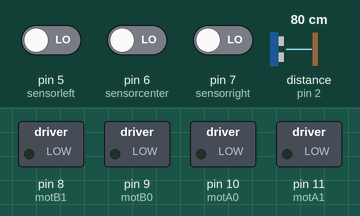
Recording of a sketch running on a simulated Arduino Uno, built with avr-gcc and run on an emulated ATmega328P. Parts: switched loads named in the sketch (green lamp = pin HIGH). The test bench sets the inputs (shaded band); at power-on: pin 5 (sensorleft) LOW, distance to the obstacle (sensor on pin 2) 80 cm, pin 7 (sensorright) LOW, pin 6 (sensorcenter) LOW. The echo pulse lasts 58.3 µs per cm; pins used as bus, display or sensor lines are not drawn.

Above: at 1.2 s.
1.3 s: pin 5 (sensorleft) driven HIGH
At 1.6 s:
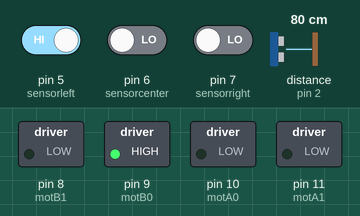
2.8 s: distance to the obstacle (sensor on pin 2) set to 19 cm
4.3 s: distance to the obstacle (sensor on pin 2) set to 15 cm
At 6.6 s:
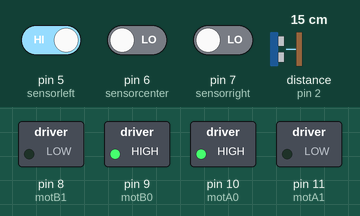
7.3 s: pin 5 (sensorleft) driven LOW
At 7.66 s:
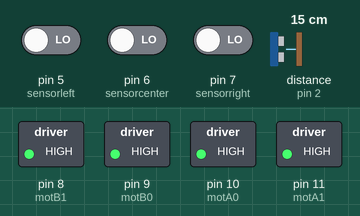
9.0 s: pin 7 (sensorright) driven HIGH
At 9.4 s:
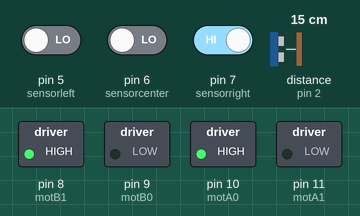
12.0 s: pin 7 (sensorright) driven LOW
At 13.9 s:
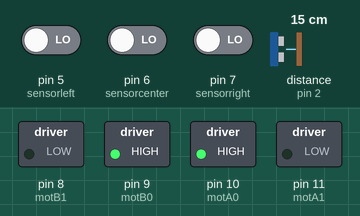
Timing chart, 0 to 14.7 s (numbered marks = the images above; inputs shaded):
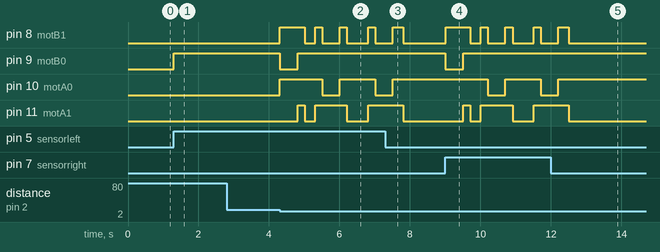

The sketch:

SeguidorLineaEvasor4WD.ino
```cpp
//Evasor de Obstaculos sencillo
int motA0=10; // Pines para control de motores
int motA1=11;
int motB0=9;
int motB1=8;

int sensorleft = 5;
int sensorcenter = 6;
int sensorright = 7;

int echo=2;//Sensor de obstaculos
int triger=3;

int l1 = 1;
int l2 = 1;
int l3 = 1;

int f1 = 0;
int f2 = 0;
int f3 = 0;
int vel = 100;

void setup() {
 pinMode(motA0, OUTPUT);
 pinMode(motA1, OUTPUT);
 pinMode(motB0, OUTPUT);
 pinMode(motB1, OUTPUT);

 digitalWrite(motA0, LOW);
 digitalWrite(motA1, LOW);
 digitalWrite(motB0, LOW);
 digitalWrite(motB1, LOW);

 pinMode(sensorleft, INPUT);
 pinMode(sensorcenter, INPUT);
 pinMode(sensorright, INPUT);

 pinMode(echo,INPUT);
 pinMode(triger,OUTPUT);
}

void loop(){
  //Linea Blanca

  l1 = digitalRead(sensorleft);
  l2 = digitalRead(sensorcenter);
  l3 = digitalRead(sensorright);

  /////////////////
  if (l1 == 1 && l2 == 1 && l3 == 1) //Feedback cuando todos los sensores estan en negro
  {
    l1 = f1;
    l2 = f2;
    l3 = f3;
  }
  /////////////////
  else if(l1==1 && l2==1 && l3==0)
  {
    derechacerrada();
    if(distancia() <= 15){
      izquierdacerrada();
      delay(500);
      alto();
      delay(200);
      adelante();
      delay(300);
      alto();
      delay(200);
      derechacerrada();
      delay(500);
      alto();
      delay(200);
      adelante();
      delay(600);
      alto();
      delay(200);
      derechacerrada();
      delay(500);
      alto();
      delay(300);
      adelante();
      if(l1==0 && l2==0 && l3==0){
        adelante();
        delay(200);
        izquierdacerrada();
      }
    }
  }
  else if(l1==1 && l2==0 && l3==0)
  {
    derecha();
    if(distancia() <= 15){
      izquierdacerrada();
      delay(500);
      alto();
      delay(200);
      adelante();
      delay(300);
      alto();
      delay(200);
      derechacerrada();
      delay(500);
      alto();
      delay(200);
      adelante();
      delay(600);
      alto();
      delay(200);
      derechacerrada();
      delay(500);
      alto();
      delay(300);
      adelante();
      if(l1==0 && l2==0 && l3==0){
        adelante();
        delay(200);
        izquierdacerrada();
      }
    }
  }
  else if(l1==0 && l2==1 && l3==1)
  {
    izquierdacerrada();
    if(distancia() <= 15){
      izquierdacerrada();
      delay(500);
      alto();
      delay(200);
      adelante();
      delay(300);
      alto();
      delay(200);
      derechacerrada();
      delay(500);
      alto();
      delay(200);
      adelante();
      delay(600);
      alto();
      delay(200);
      derechacerrada();
      delay(500);
      alto();
      delay(300);
      adelante();
      if(l1==0 && l2==0 && l3==0){
        adelante();
        delay(200);
        izquierdacerrada();
      }
    }
  }
  else if(l1==0 && l2==0 && l3==1)
  {
    izquierda();
    if(distancia() <= 15){
      izquierdacerrada();
      delay(500);
      alto();
      delay(200);
      adelante();
      delay(300);
      alto();
      delay(200);
      derechacerrada();
      delay(500);
      alto();
      delay(200);
      adelante();
      delay(600);
      alto();
      delay(200);
      derechacerrada();
      delay(500);
      alto();
      delay(300);
      adelante();
      if(l1==0 && l2==0 && l3==0){
        adelante();
        delay(200);
        izquierdacerrada();
      }
    }
  }
  else if(l1==1 && l2==0 && l3==1)
  {
    adelante();
    if(distancia() <= 15){
      izquierdacerrada();
      delay(500);
      alto();
      delay(200);
      adelante();
      delay(300);
      alto();
      delay(200);
      derechacerrada();
      delay(500);
      alto();
      delay(200);
      adelante();
      delay(600);
      alto();
      delay(200);
      derechacerrada();
      delay(500);
      alto();
      delay(300);
      adelante();
      if(l1==0 && l2==0 && l3==0){
        adelante();
        delay(200);
        izquierdacerrada();
      }
    }
  }
  ///////////////////////////////////////////////////////////////////
  f1 = l1;
  f2 = l2;
  f3 = l3;      //memory variables
  ////////////////////////////////////////////////////////////////////

}

void adelante()
{
  digitalWrite(motA0, HIGH);
  digitalWrite(motA1, LOW);
  digitalWrite(motB0, HIGH);
  digitalWrite(motB1, LOW);
}

void atras()
{
  digitalWrite(motA0, LOW);
  digitalWrite(motA1, HIGH);
  digitalWrite(motB0, LOW);
  digitalWrite(motB1, HIGH);
}

void izquierda()  //Giro a la izquierda
{
  digitalWrite(motA0,HIGH);
  digitalWrite(motA1,LOW);
  digitalWrite(motB0,LOW);
  digitalWrite(motB1,LOW);
}

void izquierdacerrada()
{
  digitalWrite(motA0,HIGH);
  digitalWrite(motA1,LOW);
  digitalWrite(motB0,LOW);
  digitalWrite(motB1,HIGH);
}

void derecha()  //Giro a la derecha
{
  digitalWrite(motA0,LOW);
  digitalWrite(motA1,LOW);
  digitalWrite(motB0,HIGH);
  digitalWrite(motB1,LOW);
}

void derechacerrada()//Giro a la derecha cerrada
{
  digitalWrite(motA0,LOW);
  digitalWrite(motA1,HIGH);
  digitalWrite(motB0,HIGH);
  digitalWrite(motB1,LOW);
}

void alto() //Paro total
{
  digitalWrite(motA0,HIGH);
  digitalWrite(motA1,HIGH);
  digitalWrite(motB0,HIGH);
  digitalWrite(motB1,HIGH);
}

long distancia()  //Medicion de distancia
{
  long t;
  long d;
  digitalWrite(triger, HIGH);
  delayMicroseconds(10);
  digitalWrite(triger, LOW);

  t = pulseIn(echo, HIGH);
  d = t/59;

  delay(10);
  return d;
}
```

Measured:
- the behaviour switches between 17 and 16 cm on distance to the obstacle (sensor on pin 2) (found by bisection; images 1 and 2)
- after the input at 1.3 s, pin 9 (motB0): LOW → HIGH at once
- after the input at 2.8 s, every drawn part: stays the same
- after the input at 4.3 s, pin 8 (motB1): LOW → HIGH at once, → LOW 0.70 s later, → HIGH 0.30 s later, → LOW 0.20 s later, … (8 changes in this stretch); pin 9 (motB0): HIGH → LOW at once, → HIGH 0.50 s later
- after the input at 7.3 s, pin 8 (motB1), pin 11 (motA1): goes on until 7.8 s, then stays LOW; pin 9 (motB0): stays HIGH (without the input it goes to LOW after 0.52 s); pin 10 (motA0): goes on until 7.5 s, then stays HIGH
- after the input at 9.0 s, pin 8 (motB1): LOW → HIGH at once, → LOW 0.70 s later, → HIGH 0.30 s later, → LOW 0.20 s later, … (8 changes in this stretch); pin 9 (motB0): HIGH → LOW at once, → HIGH 0.51 s later
- after the input at 12.0 s, pin 8 (motB1), pin 11 (motA1): goes on until 12.5 s, then stays LOW; pin 9 (motB0): stays HIGH (without the input it goes to LOW after 0.51 s); pin 10 (motA0): goes on until 12.2 s, then stays HIGH
